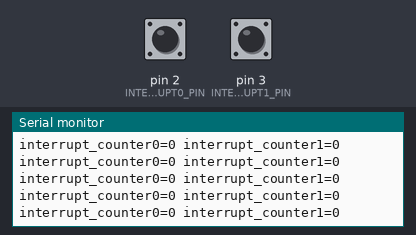
This sketch was run on a simulated Arduino Uno, built with avr-gcc and run on an emulated ATmega328P. Shown: the last lines printed to the serial monitor. The test bench sets the inputs (shaded band); at power-on: pin 2 (INTERRUPT0_PIN) LOW, pin 3 (INTERRUPT1_PIN) LOW.

Above: at 1.2 s.
1.3 s: pin 2 (INTERRUPT0_PIN) pulled HIGH for 0.15 s
At 1.8 s:
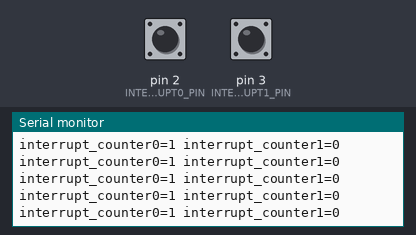
2.9 s: pin 3 (INTERRUPT1_PIN) pulled HIGH for 0.15 s
At 3.4 s:
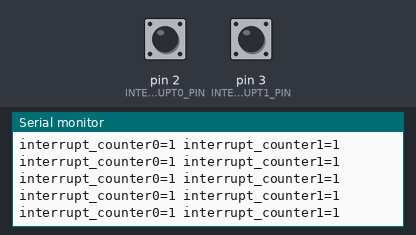
4.5 s: pin 2 (INTERRUPT0_PIN) pulled HIGH for 1 s
At 5.4 s:
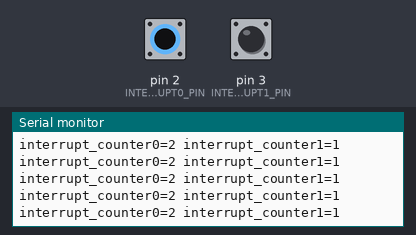
7.0 s: pin 3 (INTERRUPT1_PIN) pulled HIGH for 1 s
At 7.5 s:
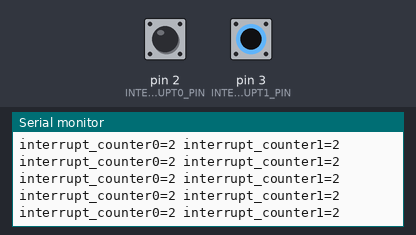
Timing chart, 0 to 10.0 s (numbered marks = the images above; inputs shaded):
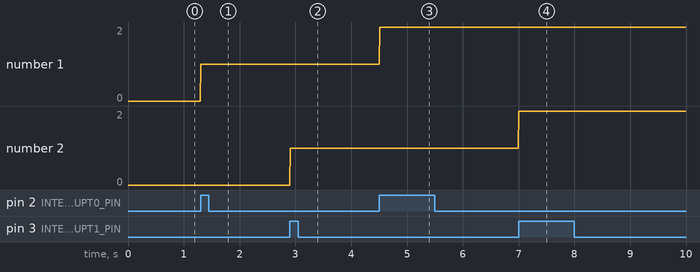

Measured:
- after the input at 1.3 s, the serial monitor: prints a new line at once (image 1)
- after the input at 2.9 s, the serial monitor: prints a new line at once (image 2)
- after the input at 4.5 s, the serial monitor: prints a new line at once (image 3)
- after the input at 7.0 s, the serial monitor: prints a new line at once (image 4)
- plotted number 1: 1 → 2 after the input at 4.5 s

The sketch:

interrupt_counter.ino
```cpp
#include <float.h>
#include <Wire.h>

#define __DEBUG__
#ifdef __DEBUG__
#define DEBUG(...) Serial.print(__VA_ARGS__)
#define DEBUGLN(...) Serial.println(__VA_ARGS__)
#else
#define DEBUG(...)
#define DEBUGLN(...)
#endif

#define BAUD_RATE 500000
#define INTERRUPT0_PIN 2
#define INTERRUPT1_PIN 3

volatile unsigned long interrupt_counter0;
volatile unsigned long interrupt_counter1;
void countup0(){
  interrupt_counter0 += 1;
}

void countup1(){
  interrupt_counter1 += 1;
}

void setup(){
	Serial.begin(BAUD_RATE);
	pinMode(INTERRUPT0_PIN, INPUT);
	pinMode(INTERRUPT1_PIN, INPUT);
  interrupt_counter0 = 0;
  interrupt_counter1 = 0;
  attachInterrupt(digitalPinToInterrupt(INTERRUPT0_PIN), countup0, RISING);
  attachInterrupt(digitalPinToInterrupt(INTERRUPT1_PIN), countup1, RISING);
}

void loop(){
	DEBUG("interrupt_counter0=");
	DEBUG(interrupt_counter0);
	DEBUG(" interrupt_counter1=");
	DEBUG(interrupt_counter1);
	DEBUGLN();
  delay(10);
}
```
